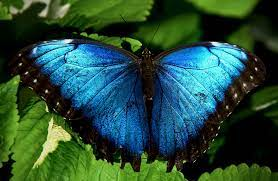
#> input picture butterfly.jpg, 278 x 181 px
$ python image.py
#> lines starting #> are read from the running program, lines starting #| are printed output that depends on the picture; after the words box and inside, x2 and y2 are one past the last pixel; in counts of white or black regions, pixels touching at a corner belong together
import cv2
import numpy as np
img = cv2.imread("butterfly.jpg")
#> img is the input picture: shape (181, 278, 3); mean B, G, R 59.5, 76.5, 39.5
gray_img=cv2.cvtColor(img, cv2.COLOR_RGB2GRAY)
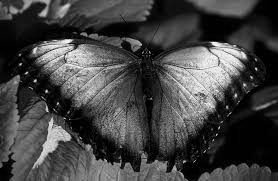
#> gray_img: shape (181, 278); min 0, max 254, mean 67.2
#cv2.imshow("Display Image", gray_img)
print(img)
#> (printed output is left out)
#cv2.waitKey(2000)
black = np.zeros([600, 600])
# f_row=black[1:2]
# f_col=black[:, 1:2]
black[200:400, 200:400]=255
cv2.imshow("black", black)
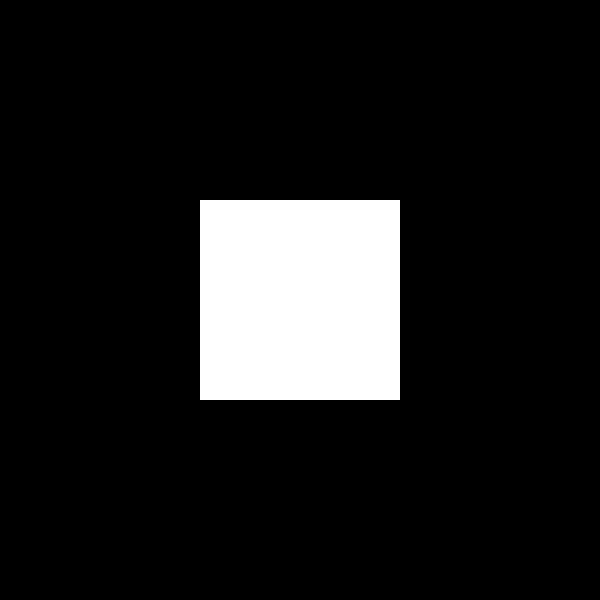
#> window 'black': shape (600, 600); 11.1% white; 1 white region, box (x1, y1, x2, y2) and area: (200, 200, 400, 400) 40000
cv2.waitKey(0)
